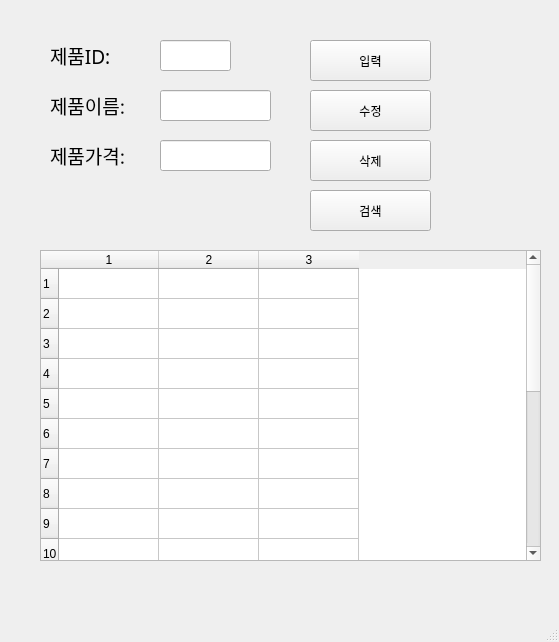
<?xml version="1.0" encoding="UTF-8"?>
<ui version="4.0">
 <class>MainWindow</class>
 <widget class="QMainWindow" name="MainWindow">
  <property name="geometry">
   <rect>
    <x>0</x>
    <y>0</y>
    <width>559</width>
    <height>642</height>
   </rect>
  </property>
  <property name="windowTitle">
   <string>MainWindow</string>
  </property>
  <widget class="QWidget" name="centralwidget">
   <widget class="QLabel" name="label">
    <property name="geometry">
     <rect>
      <x>50</x>
      <y>40</y>
      <width>91</width>
      <height>31</height>
     </rect>
    </property>
    <property name="font">
     <font>
      <family>맑은 고딕</family>
      <pointsize>14</pointsize>
     </font>
    </property>
    <property name="text">
     <string>제품ID:</string>
    </property>
   </widget>
   <widget class="QLabel" name="label_2">
    <property name="geometry">
     <rect>
      <x>50</x>
      <y>90</y>
      <width>101</width>
      <height>31</height>
     </rect>
    </property>
    <property name="font">
     <font>
      <family>맑은 고딕</family>
      <pointsize>14</pointsize>
     </font>
    </property>
    <property name="text">
     <string>제품이름:</string>
    </property>
   </widget>
   <widget class="QLabel" name="label_3">
    <property name="geometry">
     <rect>
      <x>50</x>
      <y>140</y>
      <width>101</width>
      <height>31</height>
     </rect>
    </property>
    <property name="font">
     <font>
      <family>맑은 고딕</family>
      <pointsize>14</pointsize>
     </font>
    </property>
    <property name="text">
     <string>제품가격:</string>
    </property>
   </widget>
   <widget class="QLineEdit" name="prodID">
    <property name="geometry">
     <rect>
      <x>160</x>
      <y>40</y>
      <width>71</width>
      <height>31</height>
     </rect>
    </property>
   </widget>
   <widget class="QLineEdit" name="prodName">
    <property name="geometry">
     <rect>
      <x>160</x>
      <y>90</y>
      <width>111</width>
      <height>31</height>
     </rect>
    </property>
   </widget>
   <widget class="QLineEdit" name="prodPrice">
    <property name="geometry">
     <rect>
      <x>160</x>
      <y>140</y>
      <width>111</width>
      <height>31</height>
     </rect>
    </property>
   </widget>
   <widget class="QPushButton" name="pushButton">
    <property name="geometry">
     <rect>
      <x>310</x>
      <y>40</y>
      <width>121</width>
      <height>41</height>
     </rect>
    </property>
    <property name="text">
     <string>입력</string>
    </property>
   </widget>
   <widget class="QPushButton" name="pushButton_2">
    <property name="geometry">
     <rect>
      <x>310</x>
      <y>90</y>
      <width>121</width>
      <height>41</height>
     </rect>
    </property>
    <property name="text">
     <string>수정</string>
    </property>
   </widget>
   <widget class="QPushButton" name="pushButton_3">
    <property name="geometry">
     <rect>
      <x>310</x>
      <y>140</y>
      <width>121</width>
      <height>41</height>
     </rect>
    </property>
    <property name="text">
     <string>삭제</string>
    </property>
   </widget>
   <widget class="QPushButton" name="pushButton_4">
    <property name="geometry">
     <rect>
      <x>310</x>
      <y>190</y>
      <width>121</width>
      <height>41</height>
     </rect>
    </property>
    <property name="text">
     <string>검색</string>
    </property>
   </widget>
   <widget class="QTableWidget" name="tableWidget">
    <property name="geometry">
     <rect>
      <x>40</x>
      <y>250</y>
      <width>501</width>
      <height>311</height>
     </rect>
    </property>
    <property name="rowCount">
     <number>20</number>
    </property>
    <property name="columnCount">
     <number>3</number>
    </property>
    <row/>
    <row/>
    <row/>
    <row/>
    <row/>
    <row/>
    <row/>
    <row/>
    <row/>
    <row/>
    <row/>
    <row/>
    <row/>
    <row/>
    <row/>
    <row/>
    <row/>
    <row/>
    <row/>
    <row/>
    <column/>
    <column/>
    <column/>
   </widget>
  </widget>
  <widget class="QMenuBar" name="menubar">
   <property name="geometry">
    <rect>
     <x>0</x>
     <y>0</y>
     <width>559</width>
     <height>33</height>
    </rect>
   </property>
  </widget>
  <widget class="QStatusBar" name="statusbar"/>
 </widget>
 <resources/>
 <connections>
  <connection>
   <sender>pushButton</sender>
   <signal>clicked()</signal>
   <receiver>MainWindow</receiver>
   <slot>addProduct()</slot>
   <hints>
    <hint type="sourcelabel">
     <x>372</x>
     <y>89</y>
    </hint>
    <hint type="destinationlabel">
     <x>457</x>
     <y>134</y>
    </hint>
   </hints>
  </connection>
  <connection>
   <sender>pushButton_2</sender>
   <signal>clicked()</signal>
   <receiver>MainWindow</receiver>
   <slot>updateProduct()</slot>
   <hints>
    <hint type="sourcelabel">
     <x>379</x>
     <y>144</y>
    </hint>
    <hint type="destinationlabel">
     <x>491</x>
     <y>185</y>
    </hint>
   </hints>
  </connection>
  <connection>
   <sender>pushButton_4</sender>
   <signal>clicked()</signal>
   <receiver>MainWindow</receiver>
   <slot>getProduct()</slot>
   <hints>
    <hint type="sourcelabel">
     <x>375</x>
     <y>246</y>
    </hint>
    <hint type="destinationlabel">
     <x>483</x>
     <y>274</y>
    </hint>
   </hints>
  </connection>
  <connection>
   <sender>pushButton_3</sender>
   <signal>clicked()</signal>
   <receiver>MainWindow</receiver>
   <slot>removeProduct()</slot>
   <hints>
    <hint type="sourcelabel">
     <x>413</x>
     <y>192</y>
    </hint>
    <hint type="destinationlabel">
     <x>480</x>
     <y>229</y>
    </hint>
   </hints>
  </connection>
 </connections>
 <slots>
  <slot>addProduct()</slot>
  <slot>removeProduct()</slot>
  <slot>updateProduct()</slot>
  <slot>getProduct()</slot>
 </slots>
</ui>
